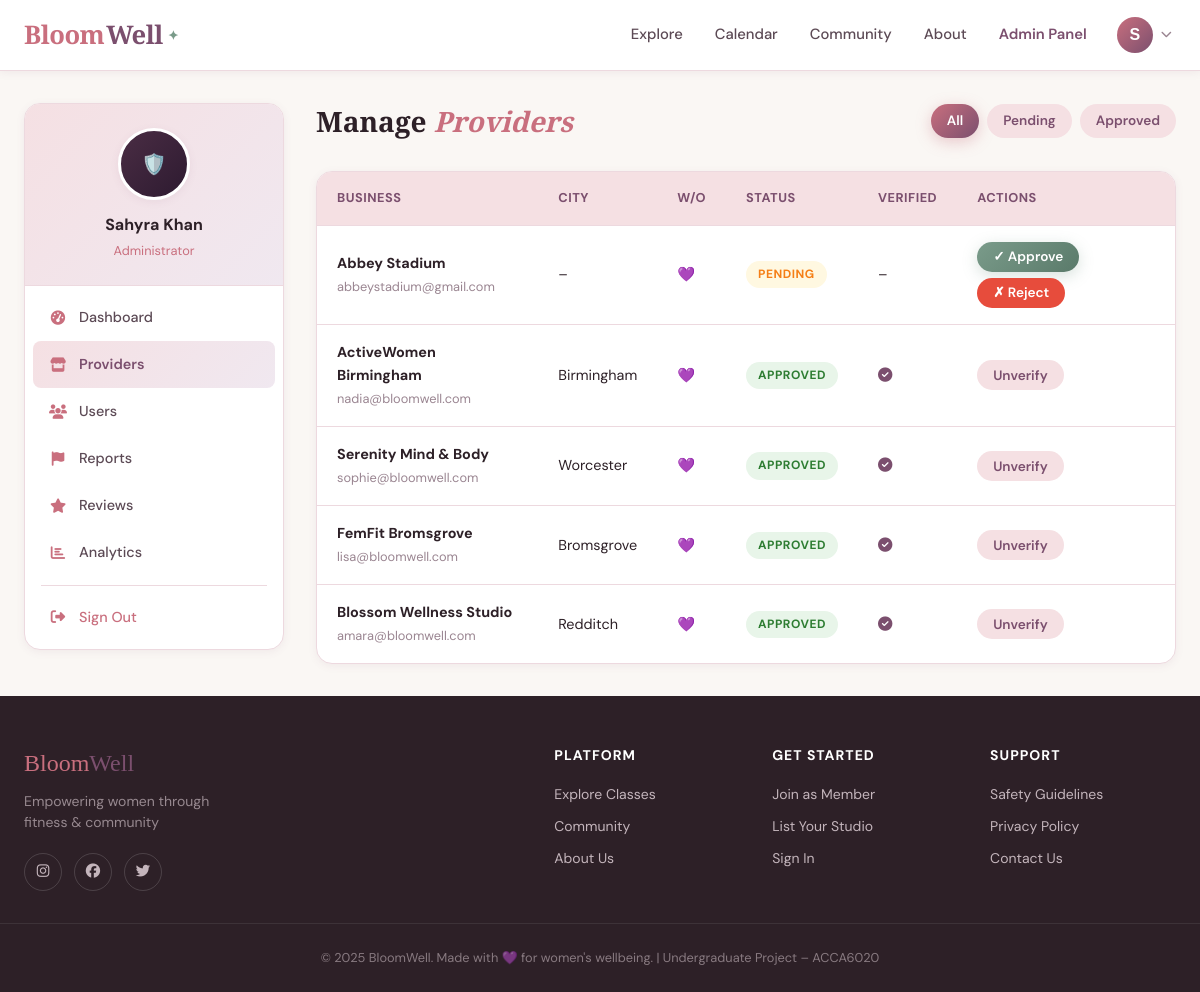
The page /admin/providers (signed in) on the database its author committed.
### app/models/__init__.py (models this page shows, shortened)
class User(UserMixin, db.Model):
    __tablename__ = 'users'
    id = db.Column(db.Integer, primary_key=True)
    email = db.Column(db.String(120), unique=True, nullable=False, index=True)
    username = db.Column(db.String(80), unique=True, nullable=False)
    password_hash = db.Column(db.String(256), nullable=False)
    role = db.Column(db.String(20), nullable=False, default='member')
    full_name = db.Column(db.String(120))
    profile_image = db.Column(db.String(200), default='default_avatar.png')
    bio = db.Column(db.Text)
    location = db.Column(db.String(120))
    phone = db.Column(db.String(20))
    is_active = db.Column(db.Boolean, default=True)
    is_verified = db.Column(db.Boolean, default=False)
    created_at = db.Column(db.DateTime, default=datetime.utcnow)
    last_seen = db.Column(db.DateTime, default=datetime.utcnow)
    member_profile = db.relationship('MemberProfile', backref='user', uselist=False, cascade='all, delete-orphan')
    provider_profile = db.relationship('ProviderProfile', backref='user', uselist=False, cascade='all, delete-orphan')
    bookings = db.relationship('Booking', backref='user', lazy='dynamic', cascade='all, delete-orphan')
    reviews = db.relationship('Review', backref='user', lazy='dynamic', cascade='all, delete-orphan')
    reports = db.relationship('Report', backref='reporter', lazy='dynamic', cascade='all, delete-orphan', foreign_keys='Report.reporter_id')
    discussions = db.relationship('Discussion', backref='author', lazy='dynamic', cascade='all, delete-orphan')
    discussion_replies = db.relationship('DiscussionReply', backref='author', lazy='dynamic', cascade='all, delete-orphan')
    def is_admin(self): return self.role == 'admin'
    def is_provider(self): return self.role == 'provider'
    def is_member(self): return self.role == 'member'

class ProviderProfile(db.Model):
    __tablename__ = 'provider_profiles'
    id = db.Column(db.Integer, primary_key=True)
    user_id = db.Column(db.Integer, db.ForeignKey('users.id'), nullable=False)
    business_name = db.Column(db.String(150), nullable=False)
    business_type = db.Column(db.String(50))
    description = db.Column(db.Text)
    address = db.Column(db.String(300))
    city = db.Column(db.String(100))
    postcode = db.Column(db.String(20))
    phone = db.Column(db.String(30))
    contact_email = db.Column(db.String(150))
    website = db.Column(db.String(200))
    instagram = db.Column(db.String(100))
    is_women_only = db.Column(db.Boolean, default=True)
    is_approved = db.Column(db.Boolean, default=False)
    approval_date = db.Column(db.DateTime)
    verified_badge = db.Column(db.Boolean, default=False)
    banner_image = db.Column(db.String(200))
    logo_image = db.Column(db.String(200))
    average_rating = db.Column(db.Float, default=0.0)
    total_reviews = db.Column(db.Integer, default=0)
    classes = db.relationship('FitnessClass', backref='provider', lazy='dynamic', cascade='all, delete-orphan')

### app/routes/admin.py (the view)
@admin_bp.route('/providers')
@login_required
@admin_required
def providers():
    filter_status = request.args.get('status', 'all')
    query = ProviderProfile.query
    if filter_status == 'pending':
        query = query.filter_by(is_approved=False)
    elif filter_status == 'approved':
        query = query.filter_by(is_approved=True)
    providers = query.order_by(ProviderProfile.id.desc()).paginate(
        page=request.args.get('page', 1, type=int), per_page=15, error_out=False)
    return render_template('admin/providers.html', providers=providers,
                           filter_status=filter_status, title='Manage Providers')

### app/models/__init__.py (called while the page is built)
@login_manager.user_loader
def load_user(user_id):
    return User.query.get(int(user_id))

### app/routes/admin.py (called while the page is built)
def admin_required(f):
    @wraps(f)
    def decorated_function(*args, **kwargs):
        if not current_user.is_authenticated or not current_user.is_admin():
            flash('Admin access only.', 'danger')
            return redirect(url_for('main.index'))
        return f(*args, **kwargs)
    return decorated_function

### app/templates/admin/providers.html
{% extends "base.html" %}
{% block content %}
<div class="dashboard-layout">
  <aside class="sidebar"><div class="sidebar-card">
    <div class="sidebar-header"><div class="sidebar-avatar" style="background:linear-gradient(135deg,#4a2d44,#2d1a30);font-size:1.25rem;">🛡️</div><div class="sidebar-name">Sahyra Khan</div><div class="sidebar-role" style="color:var(--rose);">Administrator</div></div>
    <nav class="sidebar-nav">
      <a href="{{ url_for('admin.dashboard') }}" class="sidebar-link"><i class="fas fa-tachometer-alt"></i> Dashboard</a>
      <a href="{{ url_for('admin.providers') }}" class="sidebar-link active"><i class="fas fa-store"></i> Providers</a>
      <a href="{{ url_for('admin.users') }}" class="sidebar-link"><i class="fas fa-users"></i> Users</a>
      <a href="{{ url_for('admin.reports') }}" class="sidebar-link"><i class="fas fa-flag"></i> Reports</a>
      <a href="{{ url_for('admin.reviews') }}" class="sidebar-link"><i class="fas fa-star"></i> Reviews</a>
      <a href="{{ url_for('admin.analytics') }}" class="sidebar-link"><i class="fas fa-chart-bar"></i> Analytics</a>
      <div class="sidebar-divider"></div>
      <a href="{{ url_for('auth.logout') }}" class="sidebar-link" style="color:var(--rose);"><i class="fas fa-sign-out-alt"></i> Sign Out</a>
    </nav>
  </div></aside>
  <div class="dashboard-content">
    <div style="display:flex;align-items:center;justify-content:space-between;margin-bottom:2rem;flex-wrap:wrap;gap:1rem;">
      <h1 style="font-size:1.75rem;font-family:var(--font-display);">Manage <em style="color:var(--rose);">Providers</em></h1>
      <div style="display:flex;gap:0.5rem;">
        <a href="?status=all" class="btn btn-sm {{ 'btn-primary' if filter_status=='all' else 'btn-ghost' }}">All</a>
        <a href="?status=pending" class="btn btn-sm {{ 'btn-primary' if filter_status=='pending' else 'btn-ghost' }}">Pending</a>
        <a href="?status=approved" class="btn btn-sm {{ 'btn-primary' if filter_status=='approved' else 'btn-ghost' }}">Approved</a>
      </div>
    </div>
    {% if providers.items %}
    <div class="table-wrapper">
      <table><thead><tr><th>Business</th><th>City</th><th>W/O</th><th>Status</th><th>Verified</th><th>Actions</th></tr></thead>
      <tbody>
        {% for p in providers.items %}
        <tr>
          <td><strong>{{ p.business_name }}</strong><br><span style="font-size:0.8rem;color:var(--text-light);">{{ p.user.email }}</span></td>
          <td>{{ p.city or '–' }}</td>
          <td>{% if p.is_women_only %}💜{% else %}–{% endif %}</td>
          <td><span class="status-badge {{ 'status-confirmed' if p.is_approved else 'status-pending' }}">{{ 'Approved' if p.is_approved else 'Pending' }}</span></td>
          <td>{% if p.verified_badge %}<span style="color:var(--plum);font-weight:600;"><i class="fas fa-check-circle"></i></span>{% else %}–{% endif %}</td>
          <td>
            <div style="display:flex;gap:0.4rem;flex-wrap:wrap;">
              {% if not p.is_approved %}
              <form method="POST" action="{{ url_for('admin.approve_provider', provider_id=p.id) }}" style="display:inline;"><input type="hidden" name="csrf_token" value="{{ csrf_token() }}"><button class="btn btn-sage btn-sm">✓ Approve</button></form>
              <form method="POST" action="{{ url_for('admin.reject_provider', provider_id=p.id) }}" onsubmit="return confirm('Reject this provider?')" style="display:inline;"><input type="hidden" name="csrf_token" value="{{ csrf_token() }}"><button class="btn btn-danger btn-sm">✗ Reject</button></form>
              {% endif %}
              {% if p.is_approved %}<form method="POST" action="{{ url_for('admin.verify_provider', provider_id=p.id) }}" style="display:inline;"><input type="hidden" name="csrf_token" value="{{ csrf_token() }}"><button class="btn btn-ghost btn-sm">{{ 'Unverify' if p.verified_badge else 'Verify' }}</button></form>{% endif %}
            </div>
          </td>
        </tr>
        {% endfor %}
      </tbody></table>
    </div>
    {% else %}<div class="empty-state"><div class="empty-state-icon">🏃</div><h3>No providers found</h3></div>{% endif %}
  </div>
</div>
{% endblock %}

### app/templates/base.html (shortened to what this page needs)
<!DOCTYPE html>
<html lang="en">
<head>
    <link rel="stylesheet" href="https://cdnjs.cloudflare.com/ajax/libs/font-awesome/6.5.0/css/all.min.css">
    <link rel="stylesheet" href="{{ url_for('static', filename='css/style.css') }}">
</head>
<body>
<nav class="navbar">
    <div class="nav-container">
        <a href="{{ url_for('main.index') }}" class="nav-logo">
            <span class="logo-bloom">Bloom</span><span class="logo-well">Well</span><span class="logo-dot">✦</span>
        </a>
        <div class="nav-links">
            <a href="{{ url_for('main.explore') }}" class="nav-link">Explore</a>
            <a href="{{ url_for('main.calendar') }}" class="nav-link">Calendar</a>
            <a href="{{ url_for('main.community') }}" class="nav-link">Community</a>
            <a href="{{ url_for('main.about') }}" class="nav-link">About</a>
            {% if current_user.is_authenticated %}
                {% if current_user.is_admin() %}
                    <a href="{{ url_for('admin.dashboard') }}" class="nav-link nav-dashboard">Admin Panel</a>
                {% elif current_user.is_provider() %}
                    <a href="{{ url_for('provider.dashboard') }}" class="nav-link nav-dashboard">My Studio</a>
                {% else %}
                    <a href="{{ url_for('member.dashboard') }}" class="nav-link nav-dashboard">My Space</a>
                {% endif %}
                <div class="nav-user-menu">
                    <button class="nav-avatar-btn" onclick="toggleUserMenu()">
                        {% if current_user.profile_image and current_user.profile_image != 'default_avatar.png' %}
                            <img src="{{ url_for('static', filename='images/' + current_user.profile_image) }}" alt="avatar" class="nav-avatar-img">
                        {% else %}
                            <div class="nav-avatar-placeholder">{{ current_user.full_name[0] if current_user.full_name else current_user.username[0] }}</div>
                        {% endif %}
                        <i class="fas fa-chevron-down nav-chevron"></i>
                    </button>
                </div>
            {% else %}
                <a href="{{ url_for('auth.login') }}" class="btn-nav-outline">Sign In</a>
                <a href="{{ url_for('auth.register') }}" class="btn-nav-solid">Join Free</a>
            {% endif %}
        </div>
    </div>
</nav>
<main>
    {% block content %}{% endblock %}
</main>
<footer class="footer">
    <div class="footer-container">
        <div class="footer-brand">
            <p class="footer-logo"><span class="logo-bloom">Bloom</span><span class="logo-well">Well</span></p>
            <p class="footer-tagline">Empowering women through fitness & community</p>
            <div class="footer-social">
                <a href="#" class="social-link"><i class="fab fa-instagram"></i></a>
                <a href="#" class="social-link"><i class="fab fa-facebook"></i></a>
                <a href="#" class="social-link"><i class="fab fa-twitter"></i></a>
            </div>
        </div>
        <div class="footer-links">
            <div class="footer-col">
                <h4>Platform</h4>
                <a href="{{ url_for('main.explore') }}">Explore Classes</a>
                <a href="{{ url_for('main.community') }}">Community</a>
                <a href="{{ url_for('main.about') }}">About Us</a>
            </div>
            <div class="footer-col">
                <h4>Get Started</h4>
                <a href="{{ url_for('auth.register') }}">Join as Member</a>
                <a href="{{ url_for('auth.register') }}">List Your Studio</a>
                <a href="{{ url_for('auth.login') }}">Sign In</a>
            </div>
            <div class="footer-col">
                <h4>Support</h4>
                <a href="#">Safety Guidelines</a>
                <a href="#">Privacy Policy</a>
                <a href="#">Contact Us</a>
            </div>
        </div>
    </div>
    <div class="footer-bottom">
        <p>© 2025 BloomWell. Made with 💜 for women's wellbeing. | Undergraduate Project – ACCA6020</p>
    </div>
</footer>
</body>
</html>

### rows shown on the page
User: full_name "S"
ProviderProfile: business_name "Abbey Stadium", user.email "abbeystadium@gmail.com", city "–", is_approved "PENDING"
ProviderProfile: business_name "ActiveWomen Birmingham", user.email "nadia@bloomwell.com", city "Birmingham", is_approved "APPROVED", verified_badge "Unverify"
ProviderProfile: business_name "Serenity Mind & Body", user.email "sophie@bloomwell.com", city "Worcester", is_approved "APPROVED", verified_badge "Unverify"
ProviderProfile: business_name "FemFit Bromsgrove", user.email "lisa@bloomwell.com", city "Bromsgrove", is_approved "APPROVED", verified_badge "Unverify"
ProviderProfile: business_name "Blossom Wellness Studio", user.email "amara@bloomwell.com", city "Redditch", is_approved "APPROVED", verified_badge "Unverify"
